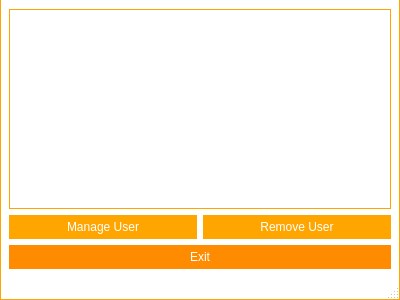
<?xml version="1.0" encoding="UTF-8"?>
<ui version="4.0">
 <class>frmManageUsers</class>
 <widget class="QMainWindow" name="frmManageUsers">
  <property name="windowModality">
   <enum>Qt::WindowModal</enum>
  </property>
  <property name="geometry">
   <rect>
    <x>0</x>
    <y>0</y>
    <width>400</width>
    <height>300</height>
   </rect>
  </property>
  <property name="minimumSize">
   <size>
    <width>400</width>
    <height>300</height>
   </size>
  </property>
  <property name="windowTitle">
   <string>Manage Users | SmartClass</string>
  </property>
  <property name="styleSheet">
   <string notr="true">QWidget#titleBar{
	background-color: #FFF;
	border-top: 1px solid orange;
	border-left: 1px solid orange;
	border-right: 1px solid orange;
	color: #000;
}

QWidget#centralWidget, QStatusBar{
	background-color: #FFF;
	border-left: 1px solid orange;
	border-right: 1px solid orange;
}

QStatusBar{
	border-bottom: 1px solid orange;
}

/*QTabWidget::pane {
    border-top: 1px solid orange;
}*/

QSlider::handle:horizontal {
    background: orange;
}

/* Vertical and horizontal line customization */

QFrame[frameShape=&quot;4&quot;]
{
    color: orange;
}

QFrame[frameShape=&quot;5&quot;]
{
    color: orange;
}

/* QTabWidget elements customization */

QTabWidget::pane {
/*	border-top: 1px solid orange;*/
	background: white;
}

QTabWidget::tab-bar {
    left: 5px;
}

QTabBar::tab {
	background: white;
    min-width: 120px;
    min-height: 20px;
    padding: 2px;
	border-top-left-radius: 5px;
	border-top-right-radius: 5px;
	margin-top: 6px;
}

QTabBar::tab:selected, QTabBar::tab:hover {
	background: white;
	border-top: 1px solid orange;
	border-right: 1px solid orange;
	border-left: 1px solid orange;
}

QTabBar::tab:selected {
	background: white;
	border-top: 2px solid orange;
	border-right: 2px solid orange;
	border-left: 2px solid orange;
}

QTabBar::tab:!selected {
    margin-bottom: 3px;
}

QTabBar QToolButton{
	background-color: white;
	border: none;
	color: black;
}

QTabBar QToolButton::hover{
	background-color: darkorange;
}

QTabBar QToolButton::pressed{
	background-color: orange;
}

QTabBar QToolButton::!enabled{
	background-color: orange;
}

QWidget#tabInfo, QWidget#tabInfoLayout, QWidget#tabGeneral, QWidget#tabGeneralLayout, QWidget#tabFileLayout, QWidget#tabBackupLayout, QWidget#tabBackup, QWidget#tabHelpLayout, QWidget#screenManagerLayout{
	background: white;
}

QLineEdit{
	border: 1px solid orange;
	min-height: 20px;
}

QPlainTextEdit{
	border: 1px solid orange;
	min-height: 40px;
}

QPushButton{
	background-color: darkorange;
	border: 5px solid darkorange;
	color: white;
}

QPushButton::hover{
	background-color: orange;
	border: 5px solid orange;
}

QPushButton::pressed{
	background-color: darkorange;
	border: 5px solid darkorange;
}

QPushButton::!enabled{
	background-color: orange;
	border: 5px solid orange;
}

/*
	QScroll Area
*/

QScrollArea{
	border: none;
}

QScrollArea#scrollManager{
	border: 1px solid orange;
	border-radius: 5px;
}

/* QScrollBar Horizontal*/

QScrollBar:horizontal {
    background: lightgray;
    height: 10px;
    margin: 0px 40px 0 0px;
	border-radius: 5px;
}

QScrollBar::handle:horizontal {
    background: orange;
	border-radius: 5px;
    min-width: 20px;
}

QScrollBar::add-line:horizontal {
    background: blue;
    width: 20px;
    subcontrol-position: right;
    subcontrol-origin: margin;
	border-top-right-radius: 5px;
	border-bottom-right-radius: 5px;
}

QScrollBar::sub-line:horizontal {
    background: red;
    width: 20px;
    subcontrol-position: top right;
    subcontrol-origin: margin;
    position: absolute;
    right: 20px;
	border-top-left-radius: 5px;
	border-bottom-left-radius: 5px;
}

QScrollBar::sub-line:horizontal:hover {
    background: darkred;
}

QScrollBar::sub-line:horizontal:pressed {
    background: red;
}

QScrollBar::add-line:horizontal:hover {
    background: darkblue;
}

QScrollBar::add-line:horizontal:pressed {
    background: blue;
}

QScrollBar:left-arrow:horizontal{
	image: url(:/images/scrollbar/slide_left.PNG);
    width: 10px;
    height: 10px;
}

QScrollBar::right-arrow:horizontal {
	image: url(:/images/scrollbar/slide_right.PNG);
    width: 10px;
    height: 10px;
}

QScrollBar::add-page:horizontal, QScrollBar::sub-page:horizontal {
    background: none;
}

/* QScrollBar Vertical*/

QScrollBar:vertical {
    background: lightgray;
    width: 10px;
    margin: 0px 0px 40px 0px;
	border-radius: 5px;
}

QScrollBar::handle:vertical {
    background: orange;
	border-radius: 5px;
    min-width: 20px;
}

QScrollBar::add-line:vertical {
    background: blue;
    height: 20px;
    subcontrol-position: bottom;
    subcontrol-origin: margin;
	border-bottom-right-radius: 5px;
	border-bottom-left-radius: 5px;
}

QScrollBar::sub-line:vertical {
    background: red;
    height: 20px;
    subcontrol-position: bottom right;
    subcontrol-origin: margin;
    position: absolute;
    bottom: 20px;
	border-top-right-radius: 5px;
	border-top-left-radius: 5px;
}

QScrollBar::sub-line:vertical:hover {
    background: darkred;
}

QScrollBar::sub-line:vertical:pressed {
    background: red;
}

QScrollBar::add-line:vertical:hover {
    background: darkblue;
}

QScrollBar::add-line:vertical:pressed {
    background: blue;
}

QScrollBar:up-arrow:vertical{
	image: url(:/images/scrollbar/slide_up.PNG);
	width: 10px;
    height: 10px;
}

 QScrollBar::down-arrow:vertical{
	image: url(:/images/scrollbar/slide_down.PNG);
	width: 10px;
    height: 10px;
}

QScrollBar::add-page:vertical, QScrollBar::sub-page:vertical {
    background: none;
}

/*QComboBox*/

QComboBox {
    border: 1px solid orange;
	background: white;
    border-radius: 3px;
    padding: 1px 18px 1px 3px;
    min-width: 6em;
}

QComboBox:editable {
    background: white;
}

QComboBox:!editable, QComboBox::drop-down:editable {
	background: white;
}

QComboBox:!editable:on, QComboBox::drop-down:editable:on {
    background: white;
}

QComboBox:on {
    padding-top: 3px;
    padding-left: 4px;
}

QComboBox::drop-down {
    subcontrol-origin: padding;
    subcontrol-position: top right;
    width: 15px;

    border-left-width: 1px;
    border-left-color: orange;
    border-left-style: solid;
    border-top-right-radius: 3px;
    border-bottom-right-radius: 3px;
}

QComboBox::drop-down:hover {
    background: orange;
}

QComboBox::down-arrow {
    image: url(&quot;:/images/buttons/Down_Arrow.PNG&quot;);
	width: 10px;
	height: 10px;
}

QComboBox::down-arrow:on {
    top: 1px;
    left: 1px;
}

QComboBox QAbstractItemView {
    border: 1px solid orange;
    selection-background-color: orange;
    border-top-right-radius: 3px;
    border-bottom-right-radius: 3px;
}

QComboBox QAbstractItemView:hover {
	color: orange;
}

/*
 * QToolButton
 */

QToolButton {
	background: transparent;
	border: 1px solid transparent;
	color: black;
}

QToolButton::hover {
	background: darkorange;
	border: 1px solid darkorange;
	color: white;
}

QToolButton::pressed {
	background: orange;
	border: 1px solid orange;
	color: white;
}

/* QSpinBox  QDateEdit*/

QSpinBox, QDoubleSpinBox, QDateEdit, QDateTimeEdit {
	border: 1px solid orange;
	background: white;
    padding-right: 15px; /* make room for the arrows */
	border-radius: 5px;
}

QSpinBox::up-button:disabled,  QSpinBox::up-button:off,
QSpinBox::down-button:disabled,  QSpinBox::down-button:off,
QDoubleSpinBox::up-button:disabled,  QDoubleSpinBox::up-button:off,
QDoubleSpinBox::down-button:disabled,  QDoubleSpinBox::down-button:off,
QDateEdit::up-button:disabled,  QDateEdit::up-button:off,
QDateEdit::down-button:disabled,  QDateEdit::down-button:off,
QDateTimeEdit::up-button:disabled,  QDateTimeEdit::up-button:off,
QDateTimeEdit::down-button:disabled,  QDateTimeEdit::down-button:off{
	background: orange;
}

QSpinBox::up-button, QDoubleSpinBox::up-button, QDateEdit::up-button, QDateTimeEdit::up-button {
    subcontrol-origin: border;
    subcontrol-position: top right;

    width: 16px;
	border: 1px solid orange;
	border-top-right-radius: 5px;
}

QSpinBox::up-button:hover, QDoubleSpinBox::up-button:hover, QDateEdit::up-button:hover, QDateTimeEdit::up-button:hover {
	background: darkorange;
}

QSpinBox::up-button:pressed, QDoubleSpinBox::up-button:pressed, QDateEdit::up-button:pressed, QDateTimeEdit::up-button:pressed {
	background: orange;
}

QSpinBox::up-arrow, QDoubleSpinBox::up-arrow, QDateEdit::up-arrow, QDateTimeEdit::up-arrow {
    border-image: url(:/images/buttons/Up_Arrow.PNG) 1;
    width: 7px;
    height: 7px;
}

QSpinBox::up-arrow:disabled,
QSpinBox::up-arrow:off,
QDoubleSpinBox::up-arrow:disabled,
QDoubleSpinBox::up-arrow:off,
QDateEdit::up-arrow:disabled,
QDateEdit::up-arrow:off,
QDateTimeEdit::up-arrow:disabled,
QDateTimeEdit::up-arrow:off {
   background: transparent;
}

QSpinBox::down-button,
QDoubleSpinBox::down-button,
QDateEdit::down-button,
QDateTimeEdit::down-button {
    subcontrol-origin: border;
    subcontrol-position: bottom right;

    width: 16px;
	border: 1px solid orange;
	border-bottom-right-radius: 5px;
}

QSpinBox::down-button:hover,
QDoubleSpinBox::down-button:hover,
QDateEdit::down-button:hover,
QDateTimeEdit::down-button:hover {
	background: darkorange;
}

QSpinBox::down-button:pressed,
QDoubleSpinBox::down-button:pressed,
QDateEdit::down-button:pressed,
QDateTimeEdit::down-button:pressed {
	background: orange;
}

QSpinBox::down-arrow,
QDoubleSpinBox::down-arrow,
QDateEdit::down-arrow,
QDateTimeEdit::down-arrow {
    border-image: url(:/images/buttons/Down_Arrow.PNG) 1;
    width: 7px;
    height: 7px;
}

QSpinBox::down-arrow:disabled,
QSpinBox::down-arrow:off,
QDoubleSpinBox::down-arrow:disabled,
QDoubleSpinBox::down-arrow:off,
QDateEdit::down-arrow:disabled,
QDateEdit::down-arrow:off,
QDateTimeEdit::down-arrow:disabled,
QDateTimeEdit::down-arrow:off {
   background: transparent;
}

/*QCheckBox*/

QCheckBox {
    spacing: 5px;
}

QCheckBox::indicator {
    width: 13px;
    height: 13px;
}

QCheckBox::indicator:unchecked {
    border: 1px solid orange;
}

QCheckBox::indicator:unchecked:hover {
    border: 2px solid darkorange;
}

QCheckBox::indicator:unchecked:pressed {
    border: 2px solid orange;
}

QCheckBox::indicator:checked {
    border: 1px solid orange;
	image: url(:/images/buttons/Close.PNG);
}

QCheckBox::indicator:checked:hover {
    border: 2px solid darkorange;
	image: url(:/images/buttons/Close.PNG);
}

QCheckBox::indicator:checked:pressed {
    border: 2px solid orange;
	image: url(:/images/buttons/Close.PNG);
}

QCheckBox::indicator:indeterminate:hover {
    border: 2px solid darkorange;
}

QCheckBox::indicator:indeterminate:pressed {
    border: 2px solid orange;
}

/*
 * QTableWidget
 */

QTableWidget{
	border: 1px solid orange;
}

/*
 * QGroupBox
 */

QGroupBox {
    border: 1px solid orange;
    border-radius: 2px;
    margin-top: 10px;
    padding-top: 10px;
}

QGroupBox::title {
    subcontrol-origin: margin;
    subcontrol-position: top middle; /* position at the top center */
    padding: 5px;
    background-color: white;
	border: 1px solid orange;
	border-radius: 2px;
}

/*
 * QListWidget
 */

QListWidget {
    border: 1px solid orange;
}</string>
  </property>
  <widget class="QWidget" name="centralWidget">
   <property name="styleSheet">
    <string notr="true">QWidget#titleBar{
	background-color: #FFF;
	border-top: 1px solid orange;
	border-left: 1px solid orange;
	border-right: 1px solid orange;
	color: #000;
}

QWidget#centralWidget, QStatusBar{
	background-color: #FFF;
	border-left: 1px solid orange;
	border-right: 1px solid orange;
}

QStatusBar{
	border-bottom: 1px solid orange;
}

/*QTabWidget::pane {
    border-top: 1px solid orange;
}*/

QSlider::handle:horizontal {
    background: orange;
}

/* Vertical and horizontal line customization */

QFrame[frameShape=&quot;4&quot;]
{
    color: orange;
}

QFrame[frameShape=&quot;5&quot;]
{
    color: orange;
}

/* QTabWidget elements customization */

QTabWidget::pane {
/*	border-top: 1px solid orange;*/
	background: white;
}

QTabWidget::tab-bar {
    left: 5px;
}

QTabBar::tab {
	background: white;
    min-width: 120px;
    min-height: 20px;
    padding: 2px;
	border-top-left-radius: 5px;
	border-top-right-radius: 5px;
	margin-top: 6px;
}

QTabBar::tab:selected, QTabBar::tab:hover {
	background: white;
	border-top: 1px solid orange;
	border-right: 1px solid orange;
	border-left: 1px solid orange;
}

QTabBar::tab:selected {
	background: white;
	border-top: 2px solid orange;
	border-right: 2px solid orange;
	border-left: 2px solid orange;
}

QTabBar::tab:!selected {
    margin-bottom: 3px;
}

QTabBar QToolButton{
	background-color: white;
	border: none;
	color: black;
}

QTabBar QToolButton::hover{
	background-color: darkorange;
}

QTabBar QToolButton::pressed{
	background-color: orange;
}

QTabBar QToolButton::!enabled{
	background-color: orange;
}

QWidget#tabInfo, QWidget#tabInfoLayout, QWidget#tabGeneral, QWidget#tabGeneralLayout, QWidget#tabFileLayout, QWidget#tabBackupLayout, QWidget#tabBackup, QWidget#tabHelpLayout, QWidget#screenManagerLayout{
	background: white;
}

QLineEdit{
	border: 1px solid orange;
	min-height: 20px;
}

QPlainTextEdit{
	border: 1px solid orange;
	min-height: 40px;
}

QPushButton{
	background-color: darkorange;
	border: 5px solid darkorange;
	color: white;
}

QPushButton::hover{
	background-color: orange;
	border: 5px solid orange;
}

QPushButton::pressed{
	background-color: darkorange;
	border: 5px solid darkorange;
}

QPushButton::!enabled{
	background-color: orange;
	border: 5px solid orange;
}

/*
	QScroll Area
*/

QScrollArea{
	border: none;
}

QScrollArea#scrollManager{
	border: 1px solid orange;
	border-radius: 5px;
}

/* QScrollBar Horizontal*/

QScrollBar:horizontal {
    background: lightgray;
    height: 10px;
    margin: 0px 40px 0 0px;
	border-radius: 5px;
}

QScrollBar::handle:horizontal {
    background: orange;
	border-radius: 5px;
    min-width: 20px;
}

QScrollBar::add-line:horizontal {
    background: blue;
    width: 20px;
    subcontrol-position: right;
    subcontrol-origin: margin;
	border-top-right-radius: 5px;
	border-bottom-right-radius: 5px;
}

QScrollBar::sub-line:horizontal {
    background: red;
    width: 20px;
    subcontrol-position: top right;
    subcontrol-origin: margin;
    position: absolute;
    right: 20px;
	border-top-left-radius: 5px;
	border-bottom-left-radius: 5px;
}

QScrollBar::sub-line:horizontal:hover {
    background: darkred;
}

QScrollBar::sub-line:horizontal:pressed {
    background: red;
}

QScrollBar::add-line:horizontal:hover {
    background: darkblue;
}

QScrollBar::add-line:horizontal:pressed {
    background: blue;
}

QScrollBar:left-arrow:horizontal{
	image: url(:/images/scrollbar/slide_left.PNG);
    width: 10px;
    height: 10px;
}

QScrollBar::right-arrow:horizontal {
	image: url(:/images/scrollbar/slide_right.PNG);
    width: 10px;
    height: 10px;
}

QScrollBar::add-page:horizontal, QScrollBar::sub-page:horizontal {
    background: none;
}

/* QScrollBar Vertical*/

QScrollBar:vertical {
    background: lightgray;
    width: 10px;
    margin: 0px 0px 40px 0px;
	border-radius: 5px;
}

QScrollBar::handle:vertical {
    background: orange;
	border-radius: 5px;
    min-width: 20px;
}

QScrollBar::add-line:vertical {
    background: blue;
    height: 20px;
    subcontrol-position: bottom;
    subcontrol-origin: margin;
	border-bottom-right-radius: 5px;
	border-bottom-left-radius: 5px;
}

QScrollBar::sub-line:vertical {
    background: red;
    height: 20px;
    subcontrol-position: bottom right;
    subcontrol-origin: margin;
    position: absolute;
    bottom: 20px;
	border-top-right-radius: 5px;
	border-top-left-radius: 5px;
}

QScrollBar::sub-line:vertical:hover {
    background: darkred;
}

QScrollBar::sub-line:vertical:pressed {
    background: red;
}

QScrollBar::add-line:vertical:hover {
    background: darkblue;
}

QScrollBar::add-line:vertical:pressed {
    background: blue;
}

QScrollBar:up-arrow:vertical{
	image: url(:/images/scrollbar/slide_up.PNG);
	width: 10px;
    height: 10px;
}

 QScrollBar::down-arrow:vertical{
	image: url(:/images/scrollbar/slide_down.PNG);
	width: 10px;
    height: 10px;
}

QScrollBar::add-page:vertical, QScrollBar::sub-page:vertical {
    background: none;
}

/*QComboBox*/

QComboBox {
    border: 1px solid orange;
	background: white;
    border-radius: 3px;
    padding: 1px 18px 1px 3px;
    min-width: 6em;
}

QComboBox:editable {
    background: white;
}

QComboBox:!editable, QComboBox::drop-down:editable {
	background: white;
}

QComboBox:!editable:on, QComboBox::drop-down:editable:on {
    background: white;
}

QComboBox:on {
    padding-top: 3px;
    padding-left: 4px;
}

QComboBox::drop-down {
    subcontrol-origin: padding;
    subcontrol-position: top right;
    width: 15px;

    border-left-width: 1px;
    border-left-color: orange;
    border-left-style: solid;
    border-top-right-radius: 3px;
    border-bottom-right-radius: 3px;
}

QComboBox::drop-down:hover {
    background: orange;
}

QComboBox::down-arrow {
    image: url(&quot;:/images/buttons/Down_Arrow.PNG&quot;);
	width: 10px;
	height: 10px;
}

QComboBox::down-arrow:on {
    top: 1px;
    left: 1px;
}

QComboBox QAbstractItemView {
    border: 1px solid orange;
    selection-background-color: orange;
    border-top-right-radius: 3px;
    border-bottom-right-radius: 3px;
}

QComboBox QAbstractItemView:hover {
	color: orange;
}

/*
 * QToolButton
 */

QToolButton {
	background: transparent;
	border: 1px solid transparent;
	color: black;
}

QToolButton::hover {
	background: darkorange;
	border: 1px solid darkorange;
	color: white;
}

QToolButton::pressed {
	background: orange;
	border: 1px solid orange;
	color: white;
}

/* QSpinBox  QDateEdit*/

QSpinBox, QDoubleSpinBox, QDateEdit, QDateTimeEdit {
	border: 1px solid orange;
	background: white;
    padding-right: 15px; /* make room for the arrows */
	border-radius: 5px;
}

QSpinBox::up-button:disabled,  QSpinBox::up-button:off,
QSpinBox::down-button:disabled,  QSpinBox::down-button:off,
QDoubleSpinBox::up-button:disabled,  QDoubleSpinBox::up-button:off,
QDoubleSpinBox::down-button:disabled,  QDoubleSpinBox::down-button:off,
QDateEdit::up-button:disabled,  QDateEdit::up-button:off,
QDateEdit::down-button:disabled,  QDateEdit::down-button:off,
QDateTimeEdit::up-button:disabled,  QDateTimeEdit::up-button:off,
QDateTimeEdit::down-button:disabled,  QDateTimeEdit::down-button:off{
	background: orange;
}

QSpinBox::up-button, QDoubleSpinBox::up-button, QDateEdit::up-button, QDateTimeEdit::up-button {
    subcontrol-origin: border;
    subcontrol-position: top right;

    width: 16px;
	border: 1px solid orange;
	border-top-right-radius: 5px;
}

QSpinBox::up-button:hover, QDoubleSpinBox::up-button:hover, QDateEdit::up-button:hover, QDateTimeEdit::up-button:hover {
	background: darkorange;
}

QSpinBox::up-button:pressed, QDoubleSpinBox::up-button:pressed, QDateEdit::up-button:pressed, QDateTimeEdit::up-button:pressed {
	background: orange;
}

QSpinBox::up-arrow, QDoubleSpinBox::up-arrow, QDateEdit::up-arrow, QDateTimeEdit::up-arrow {
    border-image: url(:/images/buttons/Up_Arrow.PNG) 1;
    width: 7px;
    height: 7px;
}

QSpinBox::up-arrow:disabled,
QSpinBox::up-arrow:off,
QDoubleSpinBox::up-arrow:disabled,
QDoubleSpinBox::up-arrow:off,
QDateEdit::up-arrow:disabled,
QDateEdit::up-arrow:off,
QDateTimeEdit::up-arrow:disabled,
QDateTimeEdit::up-arrow:off {
   background: transparent;
}

QSpinBox::down-button,
QDoubleSpinBox::down-button,
QDateEdit::down-button,
QDateTimeEdit::down-button {
    subcontrol-origin: border;
    subcontrol-position: bottom right;

    width: 16px;
	border: 1px solid orange;
	border-bottom-right-radius: 5px;
}

QSpinBox::down-button:hover,
QDoubleSpinBox::down-button:hover,
QDateEdit::down-button:hover,
QDateTimeEdit::down-button:hover {
	background: darkorange;
}

QSpinBox::down-button:pressed,
QDoubleSpinBox::down-button:pressed,
QDateEdit::down-button:pressed,
QDateTimeEdit::down-button:pressed {
	background: orange;
}

QSpinBox::down-arrow,
QDoubleSpinBox::down-arrow,
QDateEdit::down-arrow,
QDateTimeEdit::down-arrow {
    border-image: url(:/images/buttons/Down_Arrow.PNG) 1;
    width: 7px;
    height: 7px;
}

QSpinBox::down-arrow:disabled,
QSpinBox::down-arrow:off,
QDoubleSpinBox::down-arrow:disabled,
QDoubleSpinBox::down-arrow:off,
QDateEdit::down-arrow:disabled,
QDateEdit::down-arrow:off,
QDateTimeEdit::down-arrow:disabled,
QDateTimeEdit::down-arrow:off {
   background: transparent;
}

/*QCheckBox*/

QCheckBox {
    spacing: 5px;
}

QCheckBox::indicator {
    width: 13px;
    height: 13px;
}

QCheckBox::indicator:unchecked {
    border: 1px solid orange;
}

QCheckBox::indicator:unchecked:hover {
    border: 2px solid darkorange;
}

QCheckBox::indicator:unchecked:pressed {
    border: 2px solid orange;
}

QCheckBox::indicator:checked {
    border: 1px solid orange;
	image: url(:/images/buttons/Close.PNG);
}

QCheckBox::indicator:checked:hover {
    border: 2px solid darkorange;
	image: url(:/images/buttons/Close.PNG);
}

QCheckBox::indicator:checked:pressed {
    border: 2px solid orange;
	image: url(:/images/buttons/Close.PNG);
}

QCheckBox::indicator:indeterminate:hover {
    border: 2px solid darkorange;
}

QCheckBox::indicator:indeterminate:pressed {
    border: 2px solid orange;
}

/*
 * QTableWidget
 */

QTableWidget{
	border: 1px solid orange;
}

/*
 * QGroupBox
 */

QGroupBox {
    border: 1px solid orange;
    border-radius: 2px;
    margin-top: 10px;
    padding-top: 10px;
}

QGroupBox::title {
    subcontrol-origin: margin;
    subcontrol-position: top middle; /* position at the top center */
    padding: 5px;
    background-color: white;
	border: 1px solid orange;
	border-radius: 2px;
}

/*
 * QListWidget
 */

QListWidget {
    border: 1px solid orange;
}</string>
   </property>
   <layout class="QGridLayout" name="gridLayout">
    <item row="1" column="0">
     <widget class="QPushButton" name="btManageUser">
      <property name="enabled">
       <bool>false</bool>
      </property>
      <property name="text">
       <string>Manage User</string>
      </property>
     </widget>
    </item>
    <item row="1" column="1">
     <widget class="QPushButton" name="btRemoveUser">
      <property name="enabled">
       <bool>false</bool>
      </property>
      <property name="text">
       <string>Remove User</string>
      </property>
     </widget>
    </item>
    <item row="0" column="0" colspan="2">
     <widget class="QListWidget" name="lwUsers"/>
    </item>
    <item row="3" column="0" colspan="2">
     <widget class="QPushButton" name="btExit">
      <property name="text">
       <string>Exit</string>
      </property>
     </widget>
    </item>
   </layout>
  </widget>
  <widget class="QStatusBar" name="statusBar"/>
 </widget>
 <resources/>
 <connections/>
</ui>
